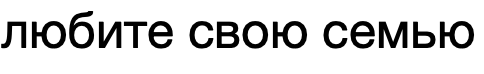
#> input picture lab7/pictures_src/phrase.bmp, 484 x 74 px, given in place of а.bmp, which was not available
$ python class.py
#> lines starting #> are read from the running program, lines starting #| are printed output that depends on the picture; after the words box and inside, x2 and y2 are one past the last pixel; in counts of white or black regions, pixels touching at a corner belong together; pictures that were not available may be replaced by others from this repository, and a replacement may not be noted
import os
from pathlib import Path

import numpy as np
from PIL import Image, ImageDraw

SRC_PATH     = Path("lab7/pictures_src/")
ALPHABET_DIR = Path("lab7/alphabet")
DST_DIR      = Path("lab7/pictures_results")
PHRASE_GT    = "любите свою семью"
SIZE         = (64, 64)

ALPHABET = list("абвгдеёжзийклмнопрстуфхцчшщъыьэюя")

os.makedirs(DST_DIR, exist_ok=True)


def to_binary(img_or_path) -> np.ndarray:
    """Возвращает бинарное изображение 0/1 (1 — чёрный)."""
    img = Image.open(img_or_path) if isinstance(img_or_path, (str, Path)) else img_or_path
#> img is the input picture: PIL image 484x74 RGBA; mean R, G, B, A 215.4, 215.4, 215.4, 255
    img = img.convert("L")  # градации серого
#> img: PIL image 484x74 L
    arr = np.array(img)
    return (arr < 128).astype(np.uint8)
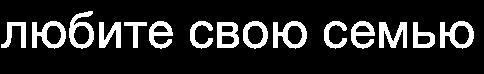
#> returned value: shape (74, 484); values 0 (black) and 1 (white), 15.4% white; 15 white regions, largest, box (x1, y1, x2, y2) and area: (32, 21, 66, 49) 481, (273, 21, 307, 49) 481, (440, 21, 474, 49) 481


def normalize_bin(arr: np.ndarray, size: tuple[int, int] = SIZE) -> np.ndarray:
    """Плотно обрезает символ, центрирует на квадратном холсте, масштабирует."""
#> called with size = (64, 64)
    ys, xs = np.nonzero(arr)
#> ys = 5514 values from 11 to 48; xs = 5514 values, max 473 at index 2226, min 1 at index 4566, mean 235.9
    if ys.size == 0:
        return np.zeros(size, dtype=np.uint8)
    y0, y1 = ys.min(), ys.max()
#> y0 = 11; y1 = 48
    x0, x1 = xs.min(), xs.max()
#> x0 = 1; x1 = 473
    crop = arr[y0:y1 + 1, x0:x1 + 1]
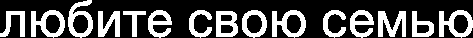
#> crop: shape (38, 473); values 0 (black) and 1 (white), 30.7% white; 15 white regions, largest, box (x1, y1, x2, y2) and area: (31, 10, 65, 38) 481, (272, 10, 306, 38) 481, (439, 10, 473, 38) 481

    h, w = crop.shape
#> h = 38; w = 473
    side = max(h, w)
#> side = 473
    canvas = np.zeros((side, side), dtype=np.uint8)
    y_off = (side - h) // 2
#> y_off = 217
    x_off = (side - w) // 2
#> x_off = 0
    canvas[y_off:y_off + h, x_off:x_off + w] = crop
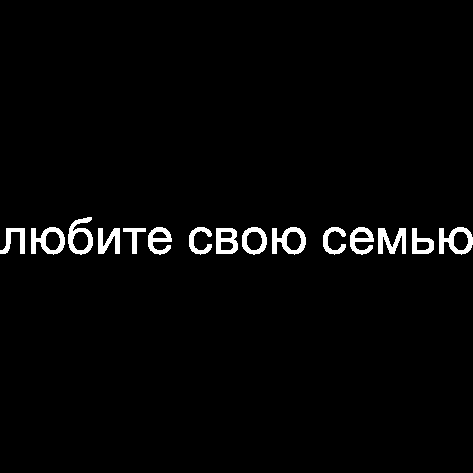
#> canvas: shape (473, 473); values 0 (black) and 1 (white), 2.5% white; 15 white regions, largest, box (x1, y1, x2, y2) and area: (31, 227, 65, 255) 481, (272, 227, 306, 255) 481, (439, 227, 473, 255) 481

    pil = Image.fromarray(canvas * 255)  # обратно 0/255
    pil = pil.resize(size, Image.NEAREST)
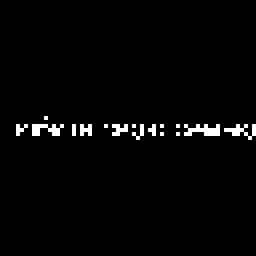
#> pil: PIL image 64x64 L (shown 4 times larger); 2.1% white in thin lines or dots, all inside (x1, y1, x2, y2) = (4, 29, 64, 35)
    res = np.array(pil)
    return (res < 128).astype(np.uint8)


# [70 lines left out: functions segment_by_profiles, split_wide_boxes, gap_is_space, not called in this run]

def load_templates():
    tpls = []
    for ch in ALPHABET:
        path = ALPHABET_DIR / f"{ch}.bmp"
        bin_img = to_binary(path)
        tpl = normalize_bin(bin_img).astype(bool)
        tpls.append(tpl)
#> pass 2 of the loop in load_templates, `for ch in ALPHABET:`:
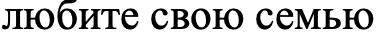
#> input picture lab7/pictures_src/phrase2.bmp, 385 x 46 px, given in place of б.bmp, which was not available
#> in to_binary, img is the input picture: PIL image 385x46 RGBA; mean R, G, B, A 210.1, 210.1, 210.1, 255
#> img: PIL image 385x46 L
#> in to_binary (call 2), `return (arr < 128).astype(np.uint8)`:
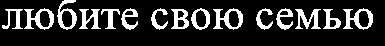
#> returned value: shape (46, 385); values 0 (black) and 1 (white), 17.6% white; 15 white regions, largest, box (x1, y1, x2, y2) and area: (24, 8, 54, 30) 293, (213, 8, 243, 30) 293, (343, 8, 373, 30) 293
#> ys = 3119 values from 0 to 29; xs = 3119 values, max 372 at index 1023, min 2 at index 2387, mean 185.2
#> y0 = 0; y1 = 29
#> x0 = 2; x1 = 372
#> crop: shape (30, 371); values 0 (black) and 1 (white), 28% white; 15 white regions, largest, box (x1, y1, x2, y2) and area: (22, 8, 52, 30) 293, (211, 8, 241, 30) 293, (341, 8, 371, 30) 293
#> canvas: shape (371, 371); values 0 (black) and 1 (white), 2.3% white; 15 white regions, largest, box (x1, y1, x2, y2) and area: (22, 178, 52, 200) 293, (211, 178, 241, 200) 293, (341, 178, 371, 200) 293
#> in normalize_bin (call 2), `pil = pil.resize(size, Image.NEAREST)`:
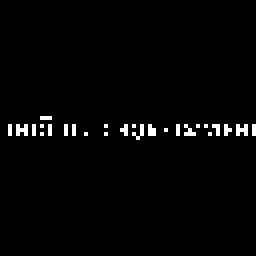
#> pil: PIL image 64x64 L (shown 4 times larger); 1.8% white in thin lines or dots, all inside (x1, y1, x2, y2) = (2, 29, 64, 35)
    return np.stack(tpls, axis=0), ALPHABET  # shape: (33, 64, 64)


# [57 lines left out: functions compute_iou_batch, recognise_image, accuracy, levenshtein, accuracy, not called in this run]


def main():
    print("[1] Загрузка шаблонов…")
    tpl_stack, keys = load_templates()

    print("[2] Сегментация и распознавание…")

    for img_path in SRC_PATH.glob("*.bmp"):
        print(f"\nОбрабатывается: {img_path}")
        recog, boxes, letters, scores = recognise_image(img_path, tpl_stack, keys)
        errs, pct = accuracy(recog, PHRASE_GT)

        print(f"\nРаспознано : {recog}")
        print(f"Эталон     : {PHRASE_GT}")
        print(f"Ошибок     : {errs}/{len(PHRASE_GT)}  |  Точность: {pct:.2f}%")

        img = Image.open(img_path).convert("RGB")
        draw = ImageDraw.Draw(img)
        for box in boxes:
            draw.rectangle([(box[0], box[1]), (box[2], box[3])], outline="red", width=1)
        img.save(DST_DIR / f"{img_path.stem}_boxes_fixed.bmp")

        hyp_path = DST_DIR / f"{img_path.stem}_best_hypotheses.txt"
        with hyp_path.open("w", encoding="utf-8") as f:
            f.write("Выводятся лучшие гипотезы\n\n")
            idx = 1
            for ch, sc in zip(letters, scores):
                if ch == " ":
                    continue
                f.write(f"{idx:2d}: '{ch}' - {sc:.6f}\n")
                idx += 1
        print(f"[✓] Файл с гипотезами → {hyp_path}")

    print("[✓] Готово, остальные результаты — в", DST_DIR)

if __name__ == "__main__":
#> (the run stopped early here; a loop or call above may not have finished)
